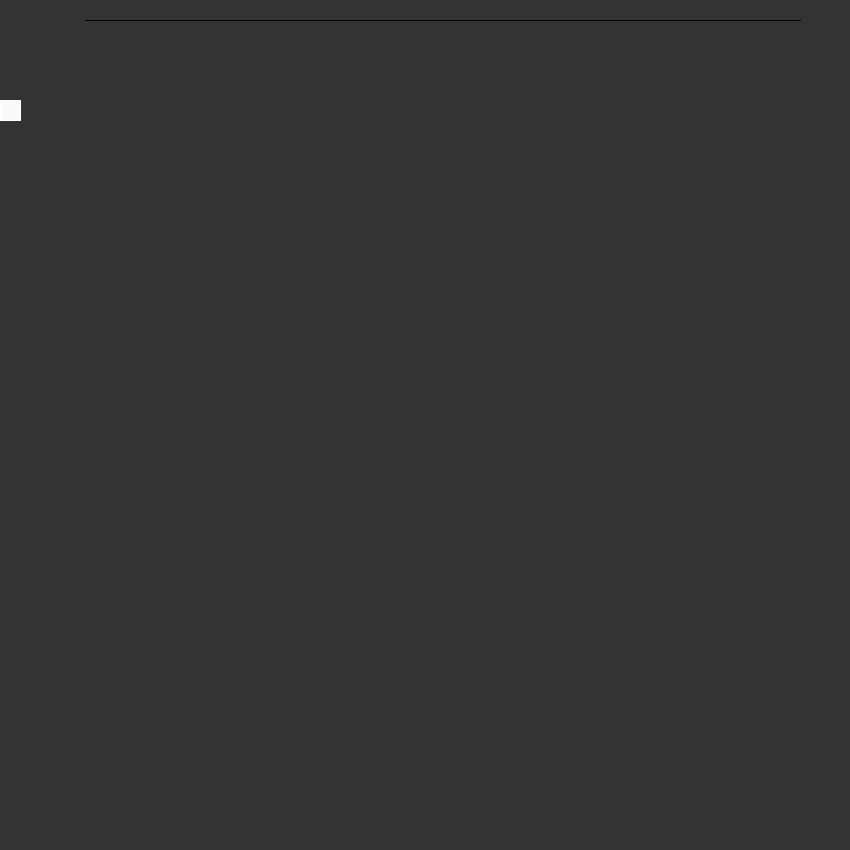
Frame 1 (no input)
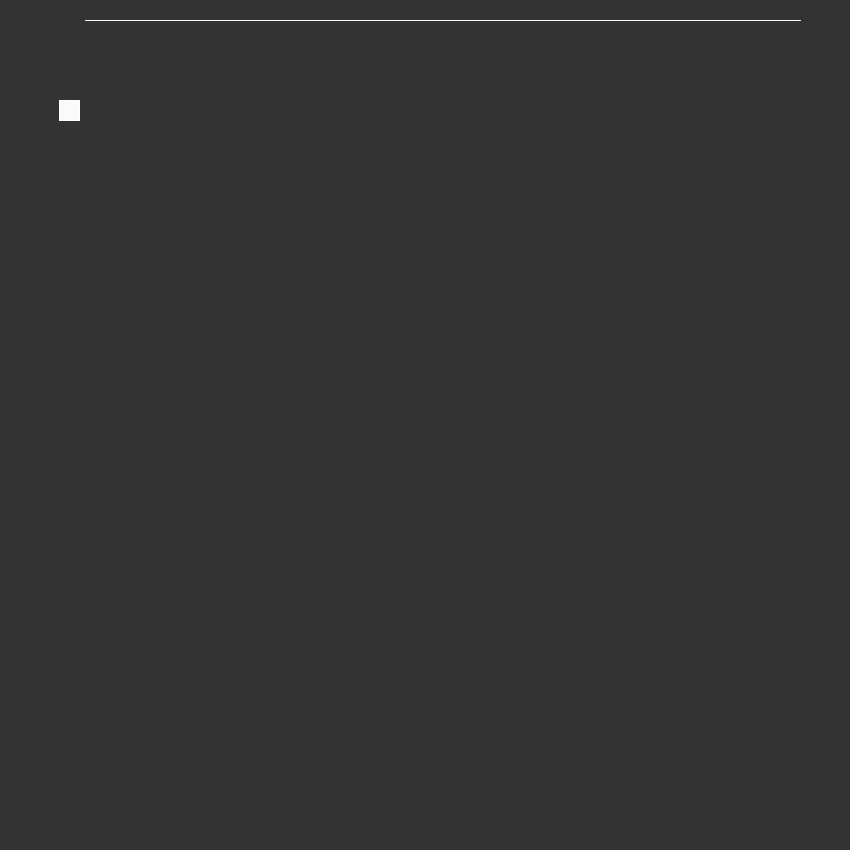
Frame 60 (the mouse pressed at the canvas centre just before this capture)
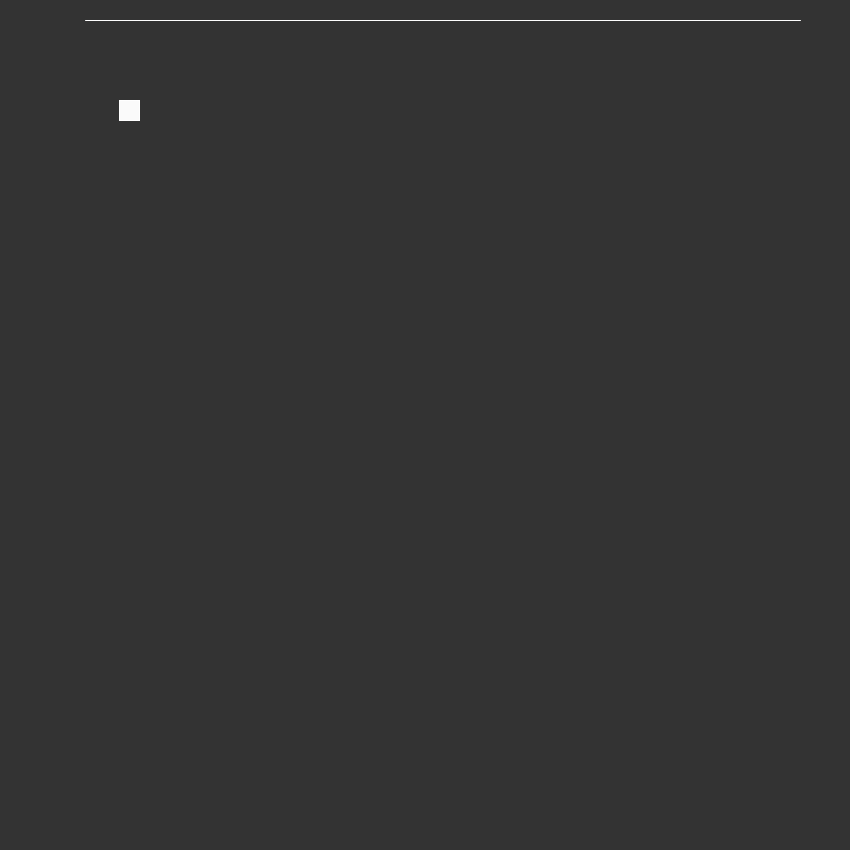
Frame 120 (the mouse held since frame 60 and released just before this capture)

The Processing sketch that drew these frames (run headless with seeded random() and noise(); from frame 60 on, the mouse is pressed at the canvas centre):

// Processing sketch: sketch_200909a
// ── sketch_200909a.pde
float x = 0;
float y = 100;
 
void setup() {
  size(850, 850);
}
 
void draw() {
  background(51);
line(800, 20, 85, 20);
stroke(126);
stroke(255);
  fill(250);
  rect(x, y, 20, 20);
 
 
  if(y == 100)
    x ++;
  if(y == 800) 
    x --;
  if(x == 800) 
    y ++;
  if(x == 0)
    y --;
}
